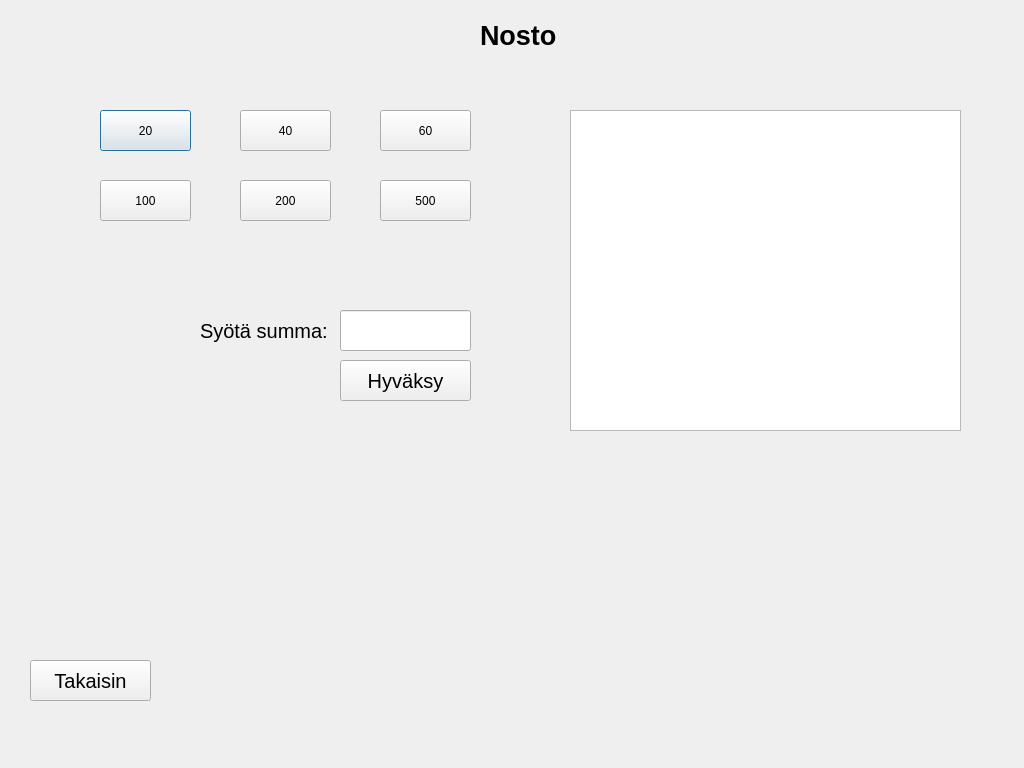
<?xml version="1.0" encoding="UTF-8"?>
<ui version="4.0">
 <class>Nosto</class>
 <widget class="QDialog" name="Nosto">
  <property name="geometry">
   <rect>
    <x>0</x>
    <y>0</y>
    <width>1024</width>
    <height>768</height>
   </rect>
  </property>
  <property name="windowTitle">
   <string>Group IV Banking Systems Incorporated</string>
  </property>
  <widget class="QPushButton" name="btn20">
   <property name="geometry">
    <rect>
     <x>100</x>
     <y>110</y>
     <width>91</width>
     <height>41</height>
    </rect>
   </property>
   <property name="text">
    <string>20</string>
   </property>
  </widget>
  <widget class="QPushButton" name="btn40">
   <property name="geometry">
    <rect>
     <x>240</x>
     <y>110</y>
     <width>91</width>
     <height>41</height>
    </rect>
   </property>
   <property name="text">
    <string>40</string>
   </property>
  </widget>
  <widget class="QPushButton" name="btn60">
   <property name="geometry">
    <rect>
     <x>380</x>
     <y>110</y>
     <width>91</width>
     <height>41</height>
    </rect>
   </property>
   <property name="text">
    <string>60</string>
   </property>
  </widget>
  <widget class="QPushButton" name="btn100">
   <property name="geometry">
    <rect>
     <x>100</x>
     <y>180</y>
     <width>91</width>
     <height>41</height>
    </rect>
   </property>
   <property name="text">
    <string>100</string>
   </property>
  </widget>
  <widget class="QPushButton" name="btn200">
   <property name="geometry">
    <rect>
     <x>240</x>
     <y>180</y>
     <width>91</width>
     <height>41</height>
    </rect>
   </property>
   <property name="text">
    <string>200</string>
   </property>
  </widget>
  <widget class="QPushButton" name="btn500">
   <property name="geometry">
    <rect>
     <x>380</x>
     <y>180</y>
     <width>91</width>
     <height>41</height>
    </rect>
   </property>
   <property name="text">
    <string>500</string>
   </property>
  </widget>
  <widget class="QLineEdit" name="leSsumma">
   <property name="geometry">
    <rect>
     <x>340</x>
     <y>310</y>
     <width>131</width>
     <height>41</height>
    </rect>
   </property>
  </widget>
  <widget class="QPushButton" name="btnHyvaksy">
   <property name="geometry">
    <rect>
     <x>340</x>
     <y>360</y>
     <width>131</width>
     <height>41</height>
    </rect>
   </property>
   <property name="font">
    <font>
     <pointsize>15</pointsize>
    </font>
   </property>
   <property name="text">
    <string>Hyväksy</string>
   </property>
  </widget>
  <widget class="QLabel" name="label">
   <property name="geometry">
    <rect>
     <x>480</x>
     <y>20</y>
     <width>91</width>
     <height>31</height>
    </rect>
   </property>
   <property name="font">
    <font>
     <pointsize>20</pointsize>
     <bold>true</bold>
    </font>
   </property>
   <property name="text">
    <string>Nosto</string>
   </property>
  </widget>
  <widget class="QLabel" name="label_2">
   <property name="geometry">
    <rect>
     <x>200</x>
     <y>310</y>
     <width>131</width>
     <height>41</height>
    </rect>
   </property>
   <property name="font">
    <font>
     <pointsize>15</pointsize>
    </font>
   </property>
   <property name="text">
    <string>Syötä summa:</string>
   </property>
  </widget>
  <widget class="QPushButton" name="btnTakaisin">
   <property name="geometry">
    <rect>
     <x>30</x>
     <y>660</y>
     <width>121</width>
     <height>41</height>
    </rect>
   </property>
   <property name="font">
    <font>
     <pointsize>15</pointsize>
    </font>
   </property>
   <property name="text">
    <string>Takaisin</string>
   </property>
  </widget>
  <widget class="QTextEdit" name="textEditNostoTiedot">
   <property name="geometry">
    <rect>
     <x>570</x>
     <y>110</y>
     <width>391</width>
     <height>321</height>
    </rect>
   </property>
  </widget>
 </widget>
 <resources/>
 <connections/>
</ui>
